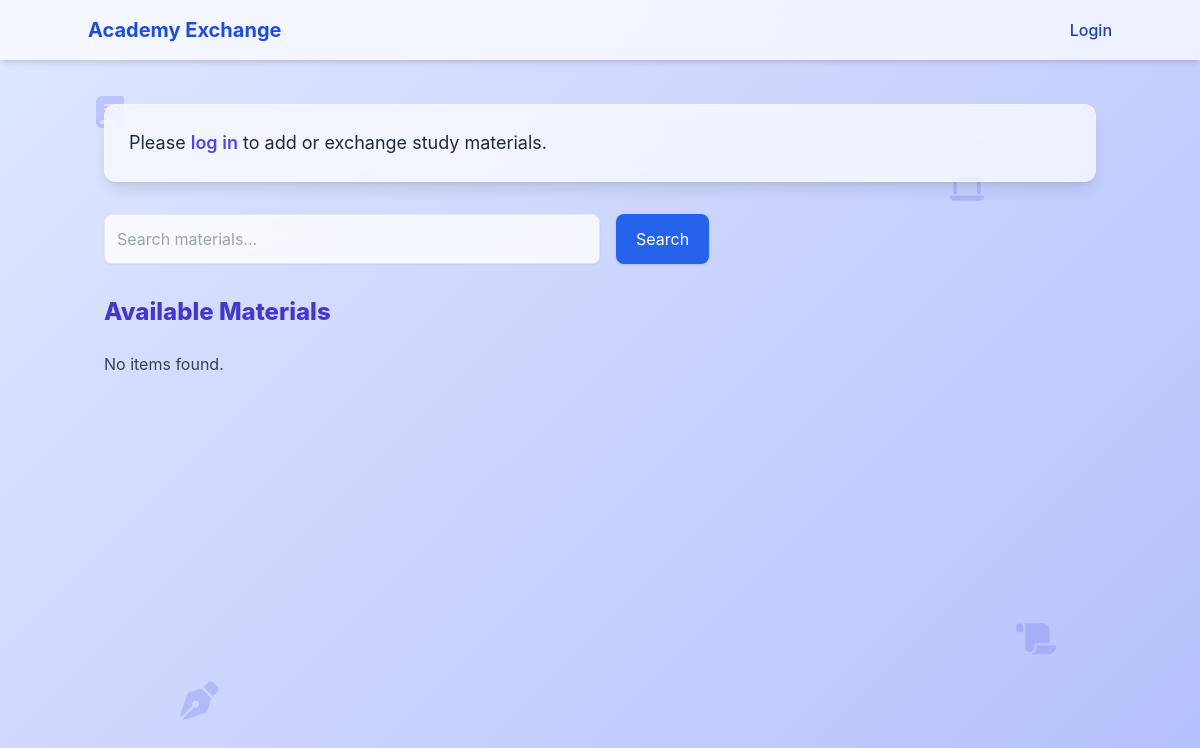
Page /exchange/ on the earlier database version.
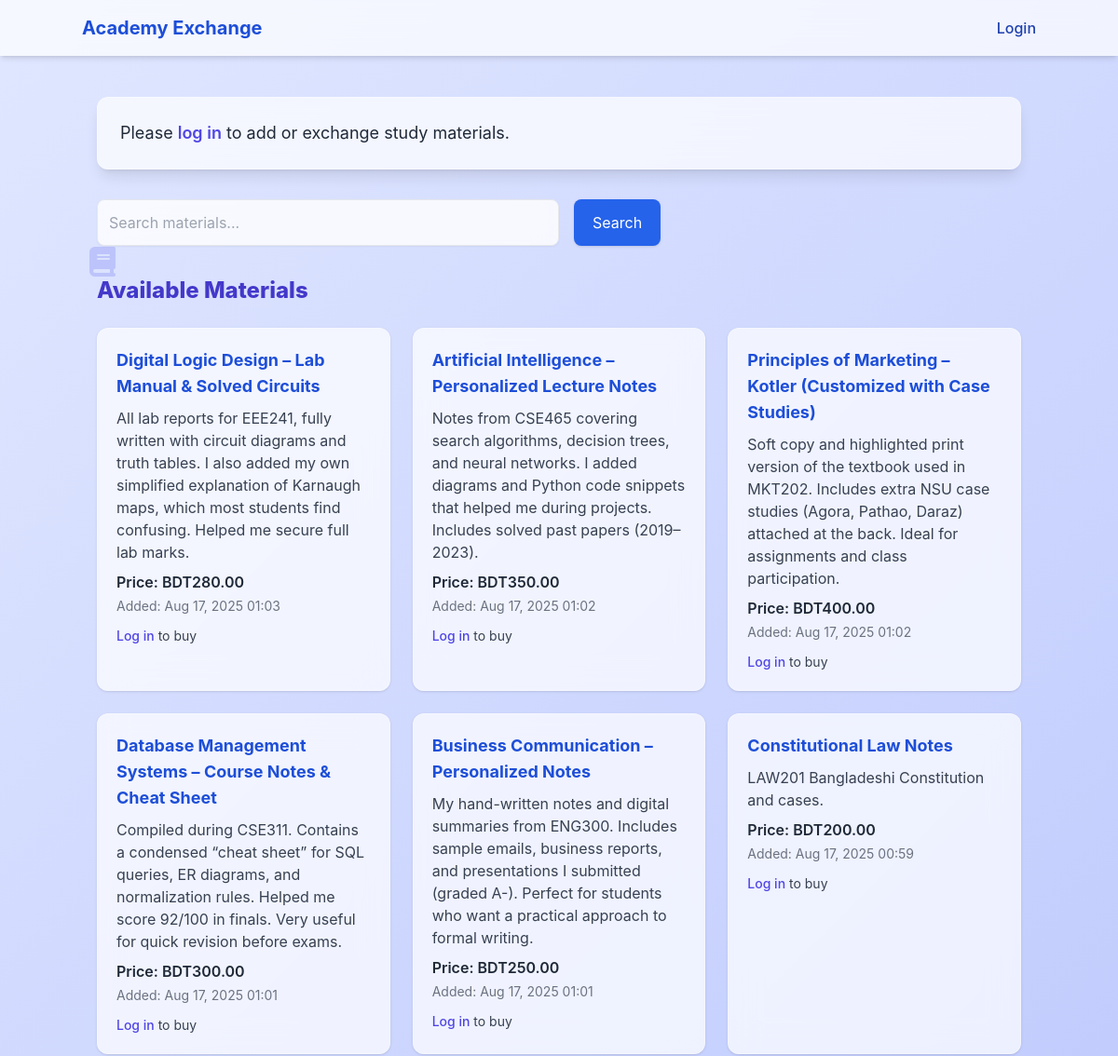
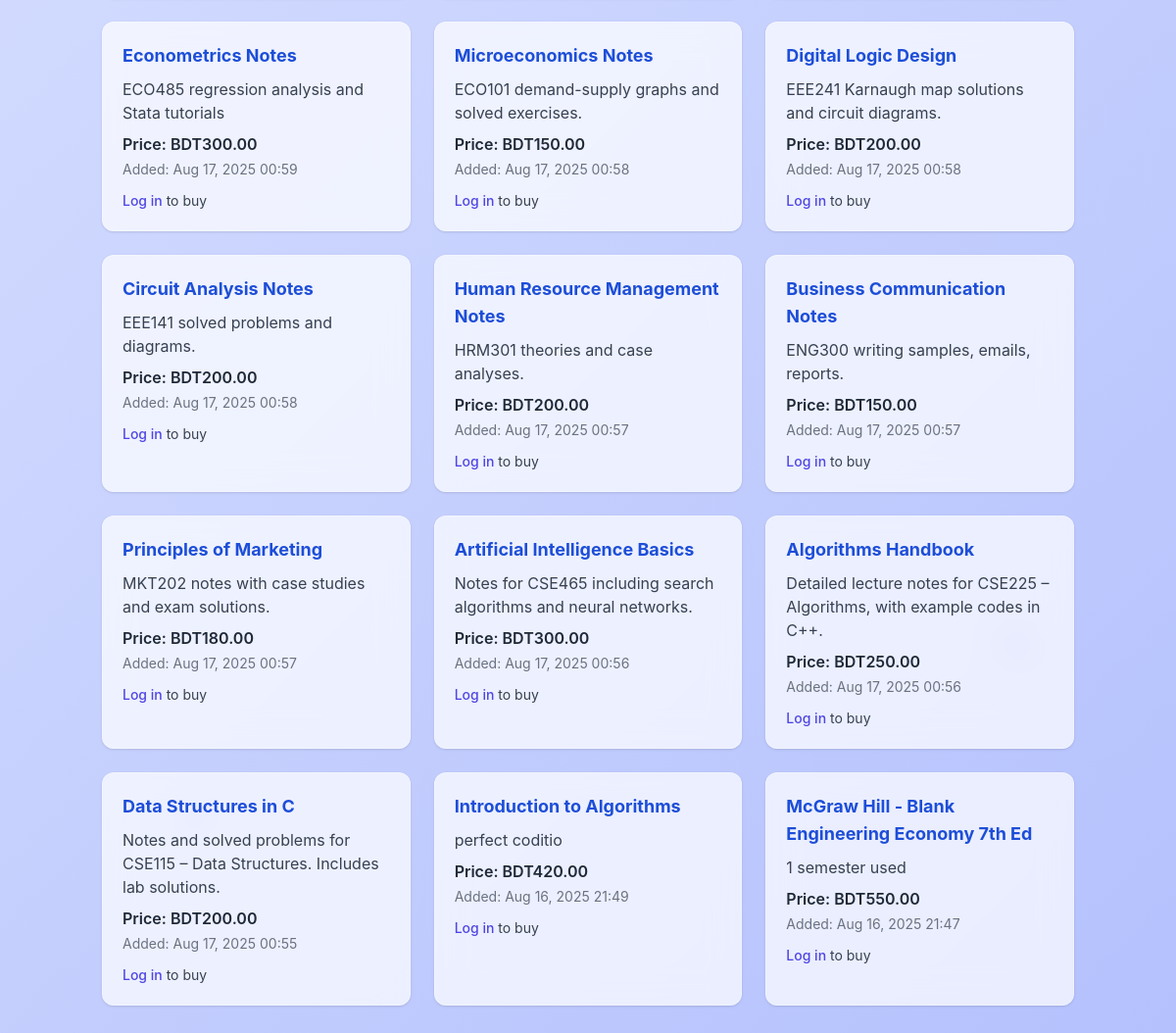
Same page on the later database version (2 pictures, top to bottom).
### accounts/models.py (models this page shows, shortened)
class Item(models.Model):
    owner = models.ForeignKey(User, on_delete=models.CASCADE)
    title = models.CharField(max_length=200)
    description = models.TextField()
    category = models.CharField(max_length=100, blank=True)
    price = models.DecimalField(max_digits=10, decimal_places=2)  # new field
    created_at = models.DateTimeField(auto_now_add=True)

### accounts/views.py (the view, shortened to what this page needs)
# urls.py: path('exchange/', exchange_view, name='exchange'),
def exchange_view(request):
    form = None
    query = request.GET.get('q', '')
    if query:
        items = Item.objects.filter(title__icontains=query).order_by('-created_at')
    else:
        items = Item.objects.all().order_by('-created_at')
    return render(request, 'exchange.html', {
        'form': form,
        'items': items,
        'query': query
    })

### templates/exchange.html (shortened to what this page needs)
{% load static %}
<!DOCTYPE html>
<html lang="en">
<head>
  <script src="https://cdn.tailwindcss.com"></script>
  <link rel="stylesheet" href="https://cdnjs.cloudflare.com/ajax/libs/font-awesome/6.5.1/css/all.min.css">
</head>
<body class="min-h-screen">
  <div class="orbit-container">
    <i class="fas fa-book orbit-icon"></i>
    <i class="fas fa-scroll orbit-icon"></i>
    <i class="fas fa-laptop orbit-icon"></i>
    <i class="fas fa-pen-nib orbit-icon"></i>
  </div>
  <nav class="bg-white/70 backdrop-blur-md shadow-md p-4 fixed w-full top-0 z-50">
    <div class="container mx-auto flex justify-between items-center">
      <a href="/exchange/" class="font-bold text-xl text-blue-700">Academy Exchange</a>
      <div class="text-blue-800 font-medium space-x-6">
        {% if user.is_authenticated %}
          <span class="mr-2">Hello, {{ user.username }}</span>
          <a href="{% url 'profile' %}" class="hover:text-indigo-600 transition">Profile</a>
          <form method="POST" action="{% url 'logout' %}" class="inline">
            {% csrf_token %}
            <button type="submit" class="hover:text-indigo-600 transition">Logout</button>
          </form>
        {% else %}
          <a href="{% url 'login' %}?next={% url 'exchange' %}" class="hover:text-indigo-600 transition">Login</a>
        {% endif %}
      </div>
    </div>
  </nav>
  <div class="h-20"></div>
  <div class="container mx-auto px-4 pt-6 pb-12">
    <div class="bg-white/70 backdrop-blur-lg p-6 rounded-xl shadow-lg mb-8 border border-white/30">
      {% if user.is_authenticated %}
        <h2 class="text-2xl font-bold mb-4 text-blue-800">Add Study Material</h2>
        <form method="POST">
          {% csrf_token %}
          <div class="grid grid-cols-1 md:grid-cols-2 gap-6">
            {{ form.title.label_tag }} {{ form.title }}
            {{ form.description.label_tag }} {{ form.description }}
            {{ form.price.label_tag }} {{ form.price }}
          </div>
          <button type="submit"
                  class="mt-6 bg-gradient-to-r from-blue-600 to-blue-800 text-white px-5 py-2 rounded-lg shadow-md hover:from-blue-700 hover:to-blue-900 transition">
            Add Item
          </button>
        </form>
      {% else %}
        <p class="text-gray-800 text-lg">
          Please
          <a href="{% url 'login' %}?next={% url 'exchange' %}" class="text-indigo-600 font-semibold hover:underline">log in</a>
          to add or exchange study materials.
        </p>
      {% endif %}
    </div>
    <form method="GET" class="mb-8">
      <div class="flex flex-col sm:flex-row gap-4">
        <input type="text" name="q" value="{{ query }}" placeholder="Search materials..."
               class="border p-3 rounded-lg w-full sm:w-1/2 shadow-sm focus:ring-2 focus:ring-blue-500 focus:outline-none bg-white/80 backdrop-blur-md">
        <button type="submit"
                class="bg-blue-600 text-white px-5 py-2 rounded-lg hover:bg-blue-700 transition shadow">
          Search
        </button>
      </div>
    </form>
    <h2 class="text-2xl font-extrabold mb-6 text-indigo-700">Available Materials</h2>
    <div class="grid grid-cols-1 md:grid-cols-2 lg:grid-cols-3 gap-6 animate-fadeIn">
      {% for item in items %}
      <div class="bg-white/70 backdrop-blur-lg p-5 rounded-xl shadow hover:shadow-xl hover:scale-[1.02] transform transition duration-300 border border-white/30">
        <h3 class="font-bold text-lg text-blue-700">{{ item.title }}</h3>
        <p class="text-gray-700 mt-2">{{ item.description }}</p>
        <p class="font-semibold text-gray-800 mt-2">Price: BDT{{ item.price }}</p>
        <p class="text-gray-500 text-sm mt-1">Added: {{ item.created_at|date:"M d, Y H:i" }}</p>
        {% if user.is_authenticated %}
          <a href="{% url 'buy_item' item.id %}"
             class="mt-4 inline-block bg-gradient-to-r from-green-500 to-green-700 text-white px-4 py-2 rounded-lg shadow hover:from-green-600 hover:to-green-800 transition">
            Buy
          </a>
        {% else %}
          <p class="mt-3 text-sm text-gray-700">
            <a href="{% url 'login' %}?next={% url 'exchange' %}" class="text-indigo-600 font-medium hover:underline">Log in</a> to buy
          </p>
        {% endif %}
      </div>
      {% empty %}
      <p class="text-gray-700">No items found.</p>
      {% endfor %}
    </div>
  </div>
</body>
</html>

### templates/exchange.html (style rules this page uses)
body { background: linear-gradient(-45deg, #c7d2fe, #dbeafe, #a5b4fc, #e0e7ff); background-size: 400% 400%; animation: bgShift 30s ease infinite; font-family: 'Inter', sans-serif; }
.orbit-container { position: fixed; inset: 0; overflow: hidden; z-index: -1; pointer-events: none; }
.orbit-icon { position: absolute; font-size: 1.75rem; color: rgba(99, 102, 241, 0.25); animation: spin 25s linear infinite, floatY 8s ease-in-out infinite; }
.orbit-icon:nth-child(1) { top: 12%; left: 8%; font-size: 2rem; animation-delay: 0s; }
.orbit-icon:nth-child(2) { bottom: 18%; right: 12%; font-size: 2.2rem; animation-delay: 4s; }
.orbit-icon:nth-child(3) { top: 22%; right: 18%; font-size: 1.7rem; animation-delay: 2s; }
.orbit-icon:nth-child(4) { bottom: 10%; left: 15%; font-size: 2.4rem; animation-delay: 6s; }
.animate-fadeIn { animation: fadeIn 0.6s ease-in-out; }

Differences in the rows shown:
added Item: title "Digital Logic Design – Lab Manual & Solved Circuits", description "All lab reports for EEE241, fully written with circuit diagrams and truth tables. I also added my own simplified explanation of Karnaugh maps, which most students find confusing. Helped me secure full lab marks.", price "280.00", created_at "Aug 17, 2025 01:03"
added Item: title "Artificial Intelligence – Personalized Lecture Notes", description "Notes from CSE465 covering search algorithms, decision trees, and neural networks. I added diagrams and Python code snippets that helped me during projects. Includes solved past papers (2019–2023).", price "350.00", created_at "Aug 17, 2025 01:02"
added Item: title "Principles of Marketing – Kotler (Customized with Case Studies)", description "Soft copy and highlighted print version of the textbook used in MKT202. Includes extra NSU case studies (Agora, Pathao, Daraz) attached at the back. Ideal for assignments and class participation.", price "400.00", created_at "Aug 17, 2025 01:02"
added Item: title "Database Management Systems – Course Notes & Cheat Sheet", description "Compiled during CSE311. Contains a condensed “cheat sheet” for SQL queries, ER diagrams, and normalization rules. Helped me score 92/100 in finals. Very useful for quick revision before exams.", price "300.00", created_at "Aug 17, 2025 01:01"
added Item: title "Business Communication – Personalized Notes", description "My hand-written notes and digital summaries from ENG300. Includes sample emails, business reports, and presentations I submitted (graded A-). Perfect for students who want a practical approach to formal writing.", price "250.00", created_at "Aug 17, 2025 01:01"
added Item: title "Constitutional Law Notes", description "LAW201 Bangladeshi Constitution and cases.", price "200.00", created_at "Aug 17, 2025 00:59"
added Item: title "Econometrics Notes", description "ECO485 regression analysis and Stata tutorials", price "300.00", created_at "Aug 17, 2025 00:59"
added Item: title "Microeconomics Notes", description "ECO101 demand-supply graphs and solved exercises.", price "150.00", created_at "Aug 17, 2025 00:58"
added Item: title "Digital Logic Design", description "EEE241 Karnaugh map solutions and circuit diagrams.", price "200.00", created_at "Aug 17, 2025 00:58"
added Item: title "Circuit Analysis Notes", description "EEE141 solved problems and diagrams.", price "200.00", created_at "Aug 17, 2025 00:58"
added Item: title "Human Resource Management Notes", description "HRM301 theories and case analyses.", price "200.00", created_at "Aug 17, 2025 00:57"
added Item: title "Business Communication Notes", description "ENG300 writing samples, emails, reports.", price "150.00", created_at "Aug 17, 2025 00:57"
added Item: title "Principles of Marketing", description "MKT202 notes with case studies and exam solutions.", price "180.00", created_at "Aug 17, 2025 00:57"
added Item: title "Artificial Intelligence Basics", description "Notes for CSE465 including search algorithms and neural networks.", price "300.00", created_at "Aug 17, 2025 00:56"
added Item: title "Algorithms Handbook", description "Detailed lecture notes for CSE225 – Algorithms, with example codes in C++.", price "250.00", created_at "Aug 17, 2025 00:56"
added Item: title "Data Structures in C", description "Notes and solved problems for CSE115 – Data Structures. Includes lab solutions.", price "200.00", created_at "Aug 17, 2025 00:55"
added Item: title "Introduction to Algorithms", description "perfect coditio", price "420.00", created_at "Aug 16, 2025 21:49"
added Item: title "McGraw Hill - Blank Engineering Economy 7th Ed", description "1 semester used", price "550.00", created_at "Aug 16, 2025 21:47"
Other differences:
text no longer shown: "No items found."
